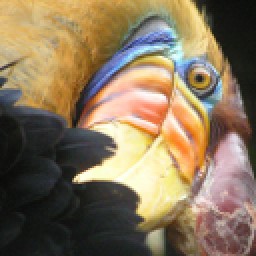
#> input picture Ex6_Clustering/bird_small.png, 128 x 128 px (shown 2 times larger)
$ python K_mean_Clustering.py
#> lines starting #> are read from the running program, lines starting #| are printed output that depends on the picture
# -*- coding: utf-8 -*-
"""
Created on Wed May  1 18:09:42 2024

@author: 44754
"""

import numpy as np
import matplotlib.pyplot as plt
import matplotlib as mpl
from scipy.io import loadmat
from sklearn import cluster
from PIL import Image, ImageDraw

###############################################################################

#plot settings
plt.rc('font', size=18)          # controls default text sizes
plt.rc('axes', titlesize=20)     # fontsize of the axes title
plt.rc('axes', labelsize=20)    # fontsize of the x and y labels
plt.rc('xtick', labelsize=18)    # fontsize of the tick labels
plt.rc('ytick', labelsize=18)    # fontsize of the tick labels
plt.rc('legend', fontsize=18)    # legend fontsize
plt.rc('figure', titlesize=18)  # fontsize of the figure title

###############################################################################
"""
#read the data from .mat files
data = loadmat('ex7data2.mat')
x = data['X']
#choose the K-mean method and set the parameters for it
model = cluster.KMeans(n_clusters=3,init='random',n_init=10)
#train the model with data
clusters = model.fit_predict(x)
#separate the clusters for plot
label1 = (clusters == 0)
label2 = (clusters == 1)
label3 = (clusters == 2)
#plot the clustered data
plt.figure()
plt.scatter(x[label1,0],x[label1,1],color = 'r',s=50)
plt.scatter(x[label2,0],x[label2,1],color = 'green',s=50)
plt.scatter(x[label3,0],x[label3,1],color = 'black',s=50)
plt.title('K-Mean Clustering with 3 clusters')
plt.show()
"""
###############################################################################
"this is the part to use K-mean to compress images"
#read the data from image
img = mpl.image.imread('bird_small.png')
#> img is the input picture: shape (128, 128, 3) float32; mean R, G, B 0.531, 0.46, 0.358
# Divide by 255 so that all values are in the range 0 - 1
img /= 255
#convert 3d array to 2d
x = img.reshape((128*3,128))
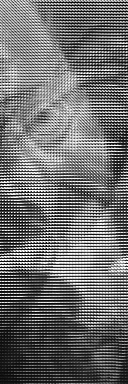
#> x: shape (384, 128) float32; min 9.23e-05, max 0.00392, mean 0.00176; drawn with min black and max white
#choose the K-mean method and set the parameters for it
model = cluster.KMeans(n_clusters=3,init='random',n_init=10)
#train the model with data
clusters = model.fit_predict(x)
#> clusters = 384 values, max 2 at index 165, min 0 at index 2, mean 0.945

"""
#pot the
# Display the original image, rescale back by 255
fig, ax = plt.subplots(1, 2, figsize=(8, 4))
ax[0].imshow(img)
ax[0].set_title('Original')
ax[0].grid(False)
ax[1].imshow(img_com)
ax[1].set_title('Compressed')
ax[1].grid(False)
"""
